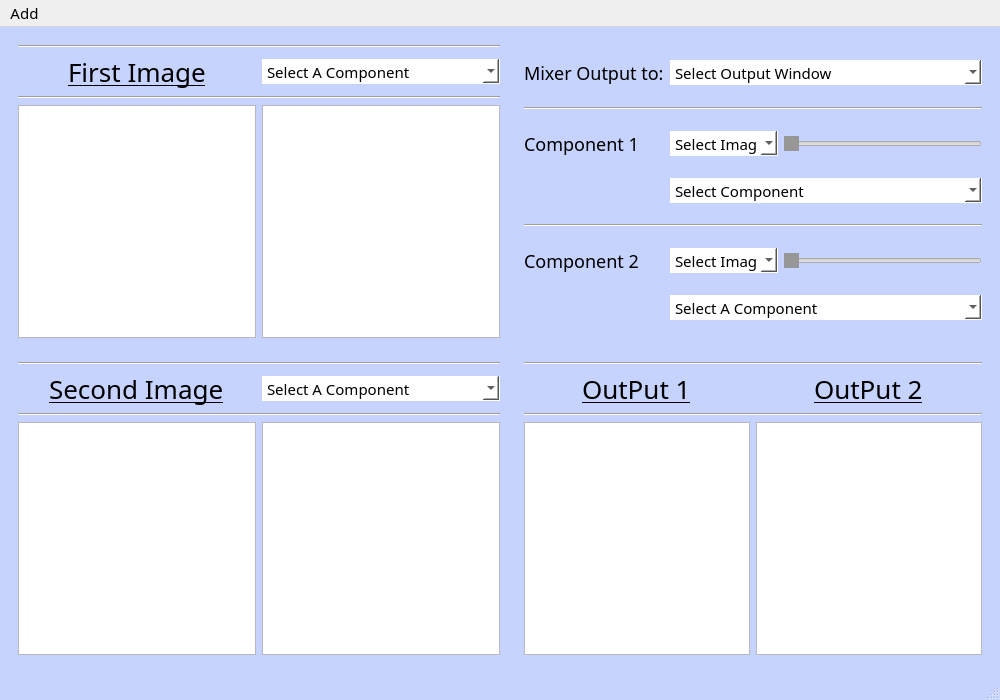
<?xml version="1.0" encoding="UTF-8"?>
<ui version="4.0">
 <class>MainWindow</class>
 <widget class="QMainWindow" name="MainWindow">
  <property name="geometry">
   <rect>
    <x>0</x>
    <y>0</y>
    <width>1000</width>
    <height>700</height>
   </rect>
  </property>
  <property name="minimumSize">
   <size>
    <width>900</width>
    <height>700</height>
   </size>
  </property>
  <property name="windowTitle">
   <string>MainWindow</string>
  </property>
  <property name="styleSheet">
   <string notr="true">*{
font-family:century gothic;
font-size:15px
}
/*QSlider::groove:horizontal {
                border: 1px solid #999999;
                height: 32px;
				background-color: white;
                 }
            QSlider::handle:horizontal {
                background: qlineargradient(x1:0, y1:0, x2:1, y2:1, stop:0 #b4b4b4, stop:1 #8f8f8f);
                border: 1px solid #5c5c5c;
                width: 5px;
                margin: -20px 0;
                border-radius: 3px;}*/
QSlider::handle:horizontal{background-color:#979797}
            
ImageView{
border-radius:100px;}
QMainWindow{
background-color: #C7D3FF;
}
QComboBox{
background-color:white;
border-top:none;}
QMenu{
background-color:#BCD0FF;
}
QLabel{
font-size:18px}
QLabel#label{font-size:26px; text-decoration:underline;}
QLabel#label_2{font-size:26px; text-decoration:underline;}
QLabel#label_3{font-size:26px; text-decoration:underline;}
QLabel#label_4{font-size:26px;  text-decoration:underline;}
</string>
  </property>
  <widget class="QWidget" name="centralwidget">
   <layout class="QGridLayout" name="gridLayout_2">
    <item row="1" column="1">
     <widget class="QWidget" name="gridWidget_4" native="true">
      <layout class="QGridLayout" name="gridLayout_5">
       <item row="3" column="1">
        <widget class="ImageView" name="viewOutput2"/>
       </item>
       <item row="2" column="0" colspan="2">
        <widget class="Line" name="line_6">
         <property name="orientation">
          <enum>Qt::Horizontal</enum>
         </property>
        </widget>
       </item>
       <item row="1" column="0" alignment="Qt::AlignHCenter">
        <widget class="QLabel" name="label_4">
         <property name="text">
          <string>OutPut 1</string>
         </property>
        </widget>
       </item>
       <item row="3" column="0">
        <widget class="ImageView" name="viewOutput1"/>
       </item>
       <item row="1" column="1" alignment="Qt::AlignHCenter">
        <widget class="QLabel" name="label_3">
         <property name="text">
          <string>OutPut 2</string>
         </property>
        </widget>
       </item>
       <item row="0" column="0" colspan="2">
        <widget class="Line" name="line_9">
         <property name="orientation">
          <enum>Qt::Horizontal</enum>
         </property>
        </widget>
       </item>
      </layout>
     </widget>
    </item>
    <item row="0" column="0">
     <widget class="QWidget" name="gridWidget" native="true">
      <property name="minimumSize">
       <size>
        <width>500</width>
        <height>0</height>
       </size>
      </property>
      <layout class="QGridLayout" name="gridLayout">
       <item row="3" column="0">
        <widget class="ImageView" name="viewFirstimg">
         <property name="styleSheet">
          <string notr="true">border-color: rgb(0, 0, 0);</string>
         </property>
        </widget>
       </item>
       <item row="3" column="1">
        <widget class="ImageView" name="viewFirstComponent"/>
       </item>
       <item row="2" column="0" colspan="2">
        <widget class="Line" name="line_4">
         <property name="orientation">
          <enum>Qt::Horizontal</enum>
         </property>
        </widget>
       </item>
       <item row="1" column="1">
        <widget class="QComboBox" name="comboBox">
         <property name="minimumSize">
          <size>
           <width>0</width>
           <height>25</height>
          </size>
         </property>
         <item>
          <property name="text">
           <string>Select A Component</string>
          </property>
         </item>
         <item>
          <property name="text">
           <string>Magnitude</string>
          </property>
         </item>
         <item>
          <property name="text">
           <string>Phase</string>
          </property>
         </item>
         <item>
          <property name="text">
           <string>Real</string>
          </property>
         </item>
         <item>
          <property name="text">
           <string>Imaginary</string>
          </property>
         </item>
        </widget>
       </item>
       <item row="1" column="0" alignment="Qt::AlignHCenter">
        <widget class="QLabel" name="label">
         <property name="text">
          <string>First Image</string>
         </property>
        </widget>
       </item>
       <item row="0" column="0" colspan="2">
        <widget class="Line" name="line_7">
         <property name="orientation">
          <enum>Qt::Horizontal</enum>
         </property>
        </widget>
       </item>
      </layout>
     </widget>
    </item>
    <item row="0" column="1">
     <widget class="QWidget" name="gridWidget_2" native="true">
      <property name="maximumSize">
       <size>
        <width>1000</width>
        <height>400</height>
       </size>
      </property>
      <layout class="QGridLayout" name="gridLayout_3">
       <item row="2" column="1">
        <widget class="QComboBox" name="comboBox_4">
         <property name="minimumSize">
          <size>
           <width>100</width>
           <height>25</height>
          </size>
         </property>
         <item>
          <property name="text">
           <string>Select Image</string>
          </property>
         </item>
         <item>
          <property name="text">
           <string>Image1</string>
          </property>
         </item>
         <item>
          <property name="text">
           <string>Image2</string>
          </property>
         </item>
        </widget>
       </item>
       <item row="5" column="1">
        <widget class="QComboBox" name="comboBox_5">
         <property name="minimumSize">
          <size>
           <width>100</width>
           <height>25</height>
          </size>
         </property>
         <item>
          <property name="text">
           <string>Select Image</string>
          </property>
         </item>
         <item>
          <property name="text">
           <string>Image1</string>
          </property>
         </item>
         <item>
          <property name="text">
           <string>Image2</string>
          </property>
         </item>
        </widget>
       </item>
       <item row="5" column="0">
        <widget class="QLabel" name="label_7">
         <property name="text">
          <string>Component 2</string>
         </property>
        </widget>
       </item>
       <item row="3" column="1" colspan="2">
        <widget class="QComboBox" name="comboBox_6">
         <property name="minimumSize">
          <size>
           <width>0</width>
           <height>25</height>
          </size>
         </property>
         <item>
          <property name="text">
           <string>Select Component</string>
          </property>
         </item>
         <item>
          <property name="text">
           <string>Magnitude</string>
          </property>
         </item>
         <item>
          <property name="text">
           <string>Phase</string>
          </property>
         </item>
         <item>
          <property name="text">
           <string>Real</string>
          </property>
         </item>
         <item>
          <property name="text">
           <string>Imaginary</string>
          </property>
         </item>
         <item>
          <property name="text">
           <string>UniMagnitude</string>
          </property>
         </item>
         <item>
          <property name="text">
           <string>UniPhase</string>
          </property>
         </item>
        </widget>
       </item>
       <item row="0" column="1" colspan="2">
        <widget class="QComboBox" name="comboBox_3">
         <property name="minimumSize">
          <size>
           <width>0</width>
           <height>25</height>
          </size>
         </property>
         <item>
          <property name="text">
           <string>Select Output Window</string>
          </property>
         </item>
         <item>
          <property name="text">
           <string>Output 1</string>
          </property>
         </item>
         <item>
          <property name="text">
           <string>Output 2</string>
          </property>
         </item>
        </widget>
       </item>
       <item row="4" column="0" colspan="3">
        <widget class="Line" name="line_2">
         <property name="orientation">
          <enum>Qt::Horizontal</enum>
         </property>
        </widget>
       </item>
       <item row="1" column="0" colspan="3">
        <widget class="Line" name="line">
         <property name="orientation">
          <enum>Qt::Horizontal</enum>
         </property>
        </widget>
       </item>
       <item row="0" column="0" alignment="Qt::AlignHCenter">
        <widget class="QLabel" name="label_5">
         <property name="text">
          <string>Mixer Output to:</string>
         </property>
        </widget>
       </item>
       <item row="6" column="1" colspan="2">
        <widget class="QComboBox" name="comboBox_7">
         <property name="minimumSize">
          <size>
           <width>0</width>
           <height>25</height>
          </size>
         </property>
         <item>
          <property name="text">
           <string>Select A Component</string>
          </property>
         </item>
         <item>
          <property name="text">
           <string>Magnitude</string>
          </property>
         </item>
         <item>
          <property name="text">
           <string>Phase</string>
          </property>
         </item>
         <item>
          <property name="text">
           <string>Real</string>
          </property>
         </item>
         <item>
          <property name="text">
           <string>Imaginary</string>
          </property>
         </item>
         <item>
          <property name="text">
           <string>UniMagnitude</string>
          </property>
         </item>
         <item>
          <property name="text">
           <string>UniPhase</string>
          </property>
         </item>
        </widget>
       </item>
       <item row="5" column="2">
        <widget class="QSlider" name="horizontalSlider_2">
         <property name="orientation">
          <enum>Qt::Horizontal</enum>
         </property>
        </widget>
       </item>
       <item row="2" column="0">
        <widget class="QLabel" name="label_6">
         <property name="text">
          <string>Component 1</string>
         </property>
        </widget>
       </item>
       <item row="2" column="2">
        <widget class="QSlider" name="horizontalSlider">
         <property name="orientation">
          <enum>Qt::Horizontal</enum>
         </property>
        </widget>
       </item>
      </layout>
     </widget>
    </item>
    <item row="1" column="0">
     <widget class="QWidget" name="gridWidget_3" native="true">
      <layout class="QGridLayout" name="gridLayout_4">
       <item row="3" column="0">
        <widget class="ImageView" name="viewSecondimg"/>
       </item>
       <item row="3" column="1">
        <widget class="ImageView" name="viewSecondComponent"/>
       </item>
       <item row="1" column="1">
        <widget class="QComboBox" name="comboBox2">
         <property name="minimumSize">
          <size>
           <width>0</width>
           <height>25</height>
          </size>
         </property>
         <item>
          <property name="text">
           <string>Select A Component</string>
          </property>
         </item>
         <item>
          <property name="text">
           <string>Magnitude</string>
          </property>
         </item>
         <item>
          <property name="text">
           <string>Phase</string>
          </property>
         </item>
         <item>
          <property name="text">
           <string>Real</string>
          </property>
         </item>
         <item>
          <property name="text">
           <string>Imaginary</string>
          </property>
         </item>
        </widget>
       </item>
       <item row="1" column="0" alignment="Qt::AlignHCenter">
        <widget class="QLabel" name="label_2">
         <property name="text">
          <string>Second Image</string>
         </property>
        </widget>
       </item>
       <item row="2" column="0" colspan="2">
        <widget class="Line" name="line_5">
         <property name="orientation">
          <enum>Qt::Horizontal</enum>
         </property>
        </widget>
       </item>
       <item row="0" column="0" colspan="2">
        <widget class="Line" name="line_8">
         <property name="orientation">
          <enum>Qt::Horizontal</enum>
         </property>
        </widget>
       </item>
      </layout>
     </widget>
    </item>
   </layout>
  </widget>
  <widget class="QMenuBar" name="menubar">
   <property name="geometry">
    <rect>
     <x>0</x>
     <y>0</y>
     <width>1000</width>
     <height>26</height>
    </rect>
   </property>
   <widget class="QMenu" name="menuAdd">
    <property name="title">
     <string>Add</string>
    </property>
    <addaction name="openFirstImg"/>
    <addaction name="openSecondImg"/>
   </widget>
   <addaction name="menuAdd"/>
  </widget>
  <widget class="QStatusBar" name="statusbar"/>
  <action name="openFirstImg">
   <property name="text">
    <string>Add First Image</string>
   </property>
   <property name="shortcut">
    <string>Ctrl+1</string>
   </property>
  </action>
  <action name="openSecondImg">
   <property name="text">
    <string>Add Second Image</string>
   </property>
   <property name="shortcut">
    <string>Ctrl+2</string>
   </property>
  </action>
 </widget>
 <customwidgets>
  <customwidget>
   <class>ImageView</class>
   <extends>QGraphicsView</extends>
   <header>pyqtgraph</header>
   <container>1</container>
  </customwidget>
 </customwidgets>
 <tabstops>
  <tabstop>comboBox</tabstop>
  <tabstop>comboBox2</tabstop>
  <tabstop>comboBox_3</tabstop>
  <tabstop>comboBox_4</tabstop>
  <tabstop>comboBox_6</tabstop>
  <tabstop>comboBox_5</tabstop>
  <tabstop>comboBox_7</tabstop>
  <tabstop>horizontalSlider</tabstop>
  <tabstop>horizontalSlider_2</tabstop>
  <tabstop>viewFirstComponent</tabstop>
  <tabstop>viewFirstimg</tabstop>
  <tabstop>viewOutput2</tabstop>
  <tabstop>viewSecondimg</tabstop>
  <tabstop>viewSecondComponent</tabstop>
  <tabstop>viewOutput1</tabstop>
 </tabstops>
 <resources/>
 <connections/>
</ui>
